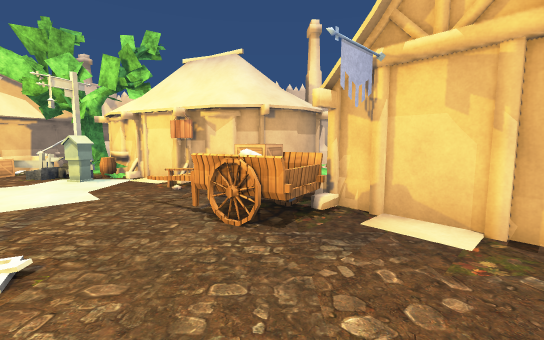
View 1 (above)

16 first-person views from a walk through a scene from a Unity 3-D project. The camera is 1.2 m above the floor, tilts 6° down and sees 90° across. The floor is counted in squares, 1 m on a side. Each view is taken from the middle of a square. On the plan, view 1 faces up. The plan holds only what a view shows up to about 13 squares ahead; the rest is blank. The place goes on beyond the plan. Some surface patterns are stand-ins.

View 2
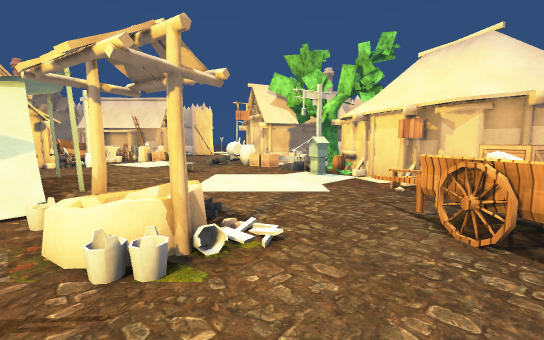

View 3
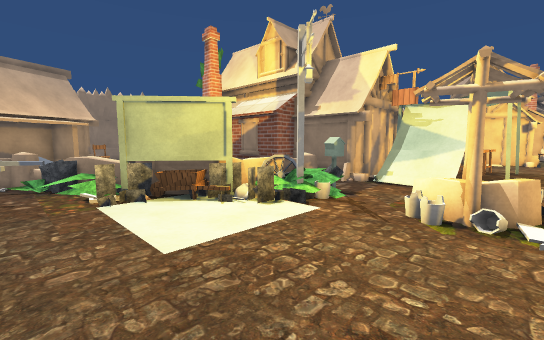

View 4
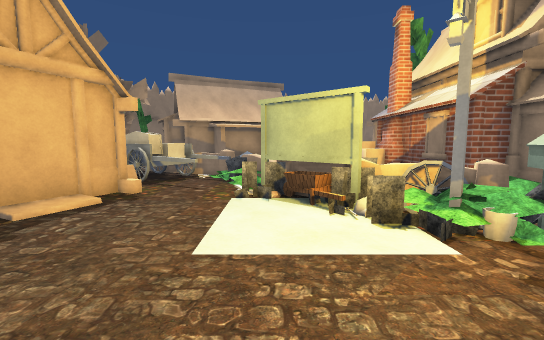

View 5
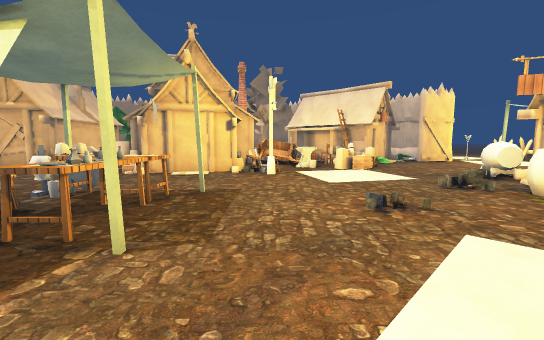

View 6
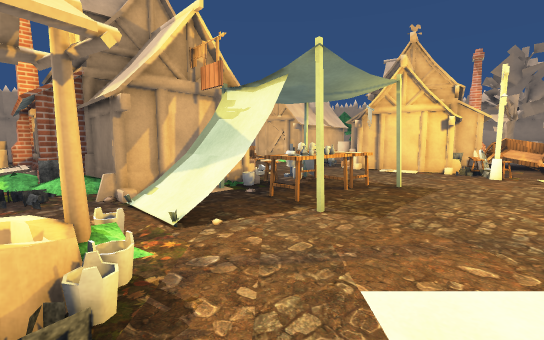

View 7
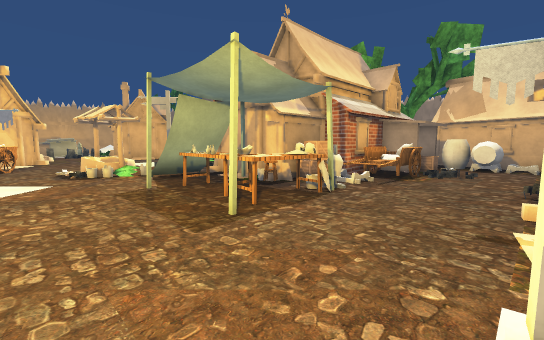

View 8
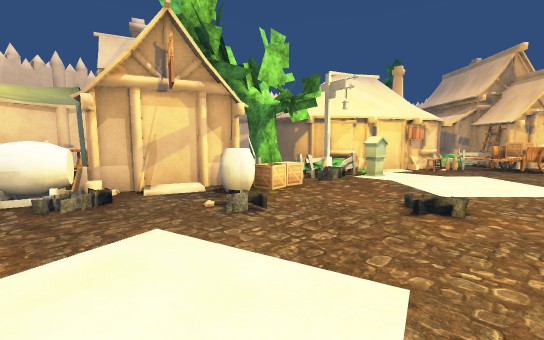

View 9
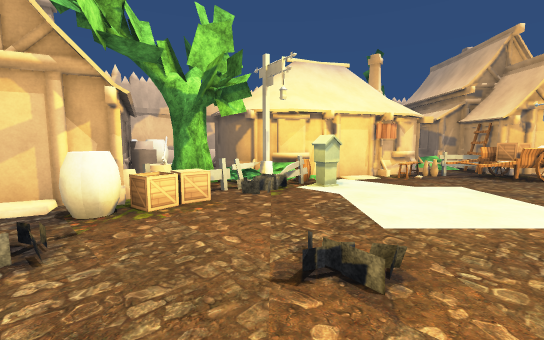

View 10
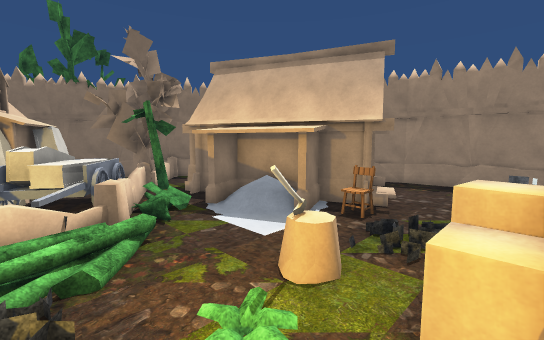

View 11
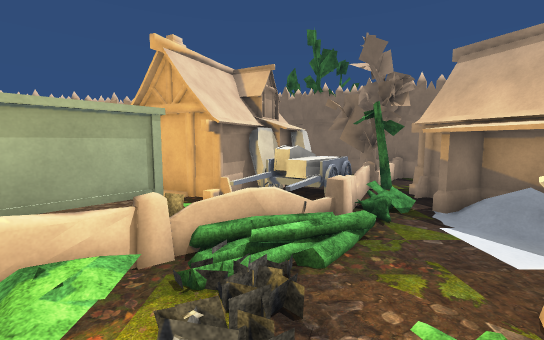

View 12
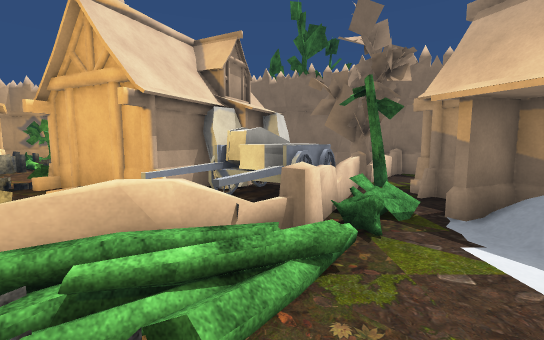

View 13
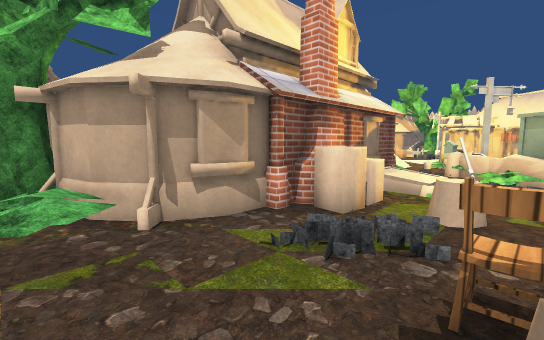

View 14
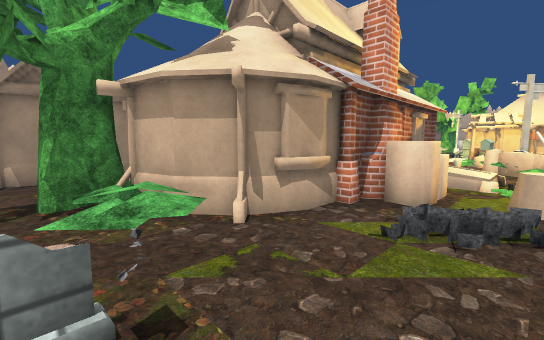

View 15
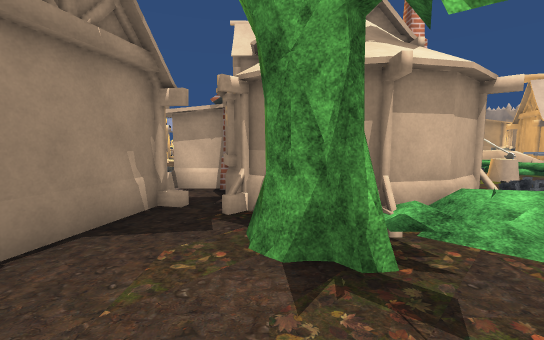

View 16
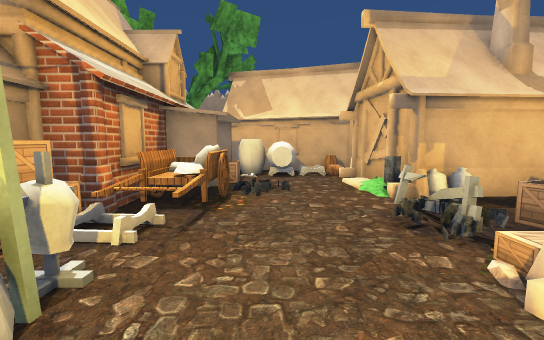

### Floor plan
Key: @ floor where view 1 was taken; # wall or solid block; . main floor; : floor 0.5 m higher than the main floor; / step, stairs or slope; = window, fence, low wall or low ledge; P plant; C crate; B building; S sign; A cart; F flag; T table; H chair; Y hay bale; I coffin; R rack; L ladder; M tombstone; O other object.
Columns run from 18 left of view 1 to 12 right of it. Each row starts with its distance up from view 1.
 13  B  OO  #OO #
 12 .. OO# ##O###
 11 ...OO###OO####          BB
 10 ....P. OO.OPO#     ##
  9 .......OCCP.OOB#   #B
  8 ......P.....O .SB#BPB#     BO
  7  O..........  ...OPPB#       O
  6 =O   .......  ...AOLL#       O
  5  ..  ...P...  ..AC B##      O.O
  4 O........... ....AOFB#      OOO
  3 ..O#.................#    PO
  2 BOP...........PO......   ..
  1 O #....B..T..PPO....    ..
  0   #....TO OBO.....@... ..
 -1   #F..OOHHBSOPOP.......P
 -2  BBB...RHBO#B.OPP  ....#
 -3 B ......CB ##PP.PP ...O#
 -4 BCP....AC#  ##...APP. ##
 -5  OP...AA##  ##PP..P.OOO#
 -6 ##OP..PO#    #:/P.PPPIIOOO
 -7  ##....##    #//...OPIIIOOO
 -8   #...C      #O.P...PPII.O  BB
 -9   #....      #O.O.....OOOOO B P
-10    OOOO##    #O...  O.OPPOO#B P
-11   O#OOO.B   ##.P.HOYO##OOOOB
-12      ##OB# ##B...HOYY  O  BB
-13       #O.BB#P....O       BB
-14 O     #..##.P.....
-15 OO    #.... .MP ..#
-16                 ...O
-17          .      .OBB
-18               OOOO

Positions as (right, up) in squares from view 1, and headings:
1: (0, 0), facing up
2: (0, 0), facing up-left
3: (2, 2), facing down-left
4: (0, 2), facing down
5: (-5, 3), facing left
6: (-4, 4), facing down-left
7: (-15, 4), facing down-right
8: (-15, 4), facing up-right
9: (-12, 4), facing up-right
10: (-4, -6), facing down-right
11: (-4, -6), facing right
12: (-2, -7), facing right
13: (-1, -14), facing up-left
14: (-2, -15), facing up-left
15: (-9, -17), facing up
16: (-13, 0), facing down
